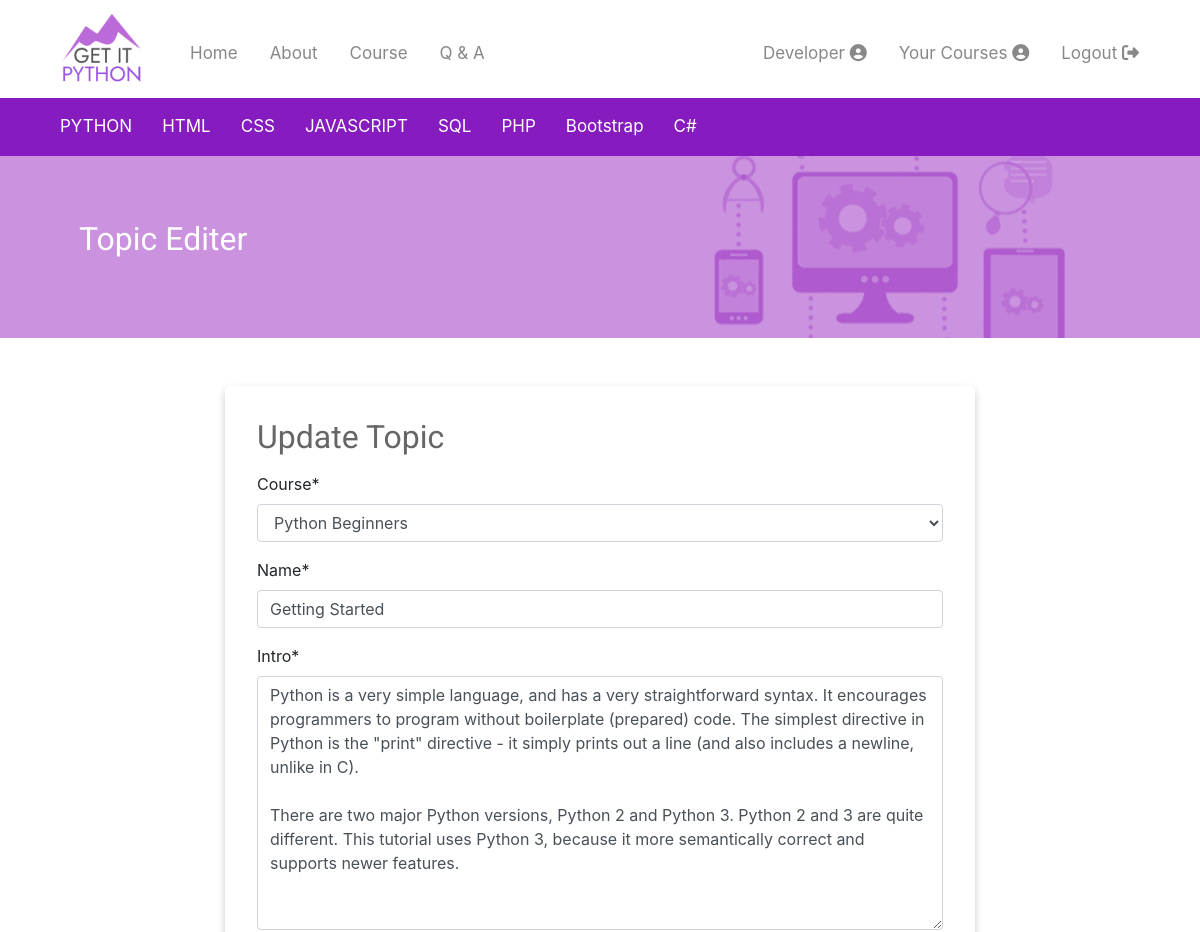
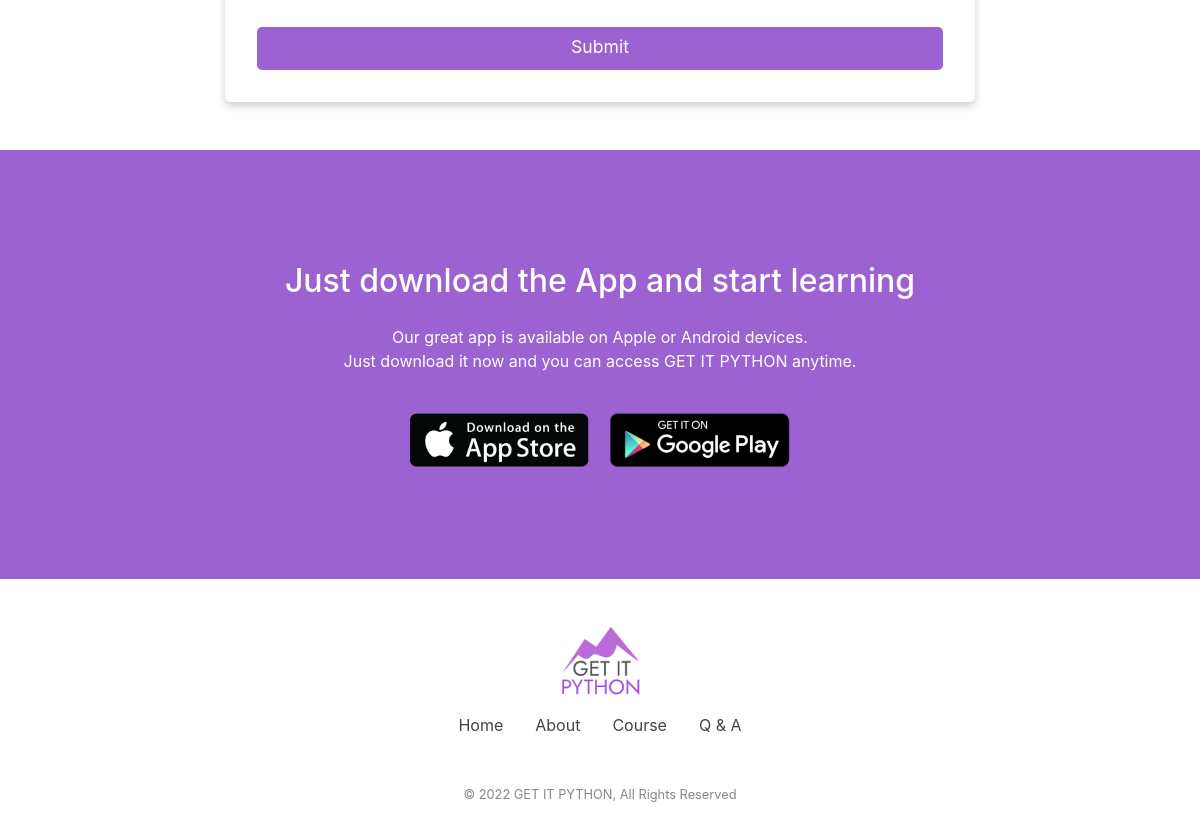
Screenshot of /course/courses/topic/edit/1 (signed in) with the database file from the repository (2 pictures, top to bottom).
### courses/models.py (models this page shows, shortened)
class Topic(models.Model):
    course = models.ForeignKey(Course, on_delete= models.CASCADE)
    name = models.CharField(max_length=50, default="name here...")
    intro = models.TextField(max_length=500, default="intro here...")

class Course(models.Model):
    name = models.CharField(max_length=50)
    whatHeading = models.CharField(max_length=150, default="wHeading here...")
    whatDescription = models.TextField(max_length=500, default="wDescription here...")
    howHeading = models.CharField(max_length=150, default="hHeading here...")
    howDescription = models.TextField(max_length=500, default="hDescription here...")
    price = models.DecimalField(max_digits=10, decimal_places=2, default=10.00)
    template_user_result = models.SmallIntegerField(default=0)
    def __str__(self):
        return self.name

### courses/views.py (the view)
# urls.py: path('courses/topic/edit/<int:pk>', TopicEditDetailView.as_view(), name="topic_edit"),
class TopicEditDetailView(LoginRequiredMixin, PermissionRequiredMixin, UpdateView):
    permission_required = ("courses.change_courses")
    model = Topic
    success_url = "/course/courses/list/"
    fields = ["course", "name", "intro"]

### courses/templates/courses/topic_form.html (shortened to what this page needs)
{% extends 'courses/course_base.html' %}
{% load crispy_forms_tags %}
{% block bootstrap %}
    <link rel="stylesheet" href="https://stackpath.bootstrapcdn.com/bootstrap/4.1.3/css/bootstrap.min.css">
{% endblock bootstrap %}
{% block course_header %}
    <div class="course_header_container">
        <div class="container">
            <div class="course_header_container">
                <div>
                    <h1 class="course_heading_white">Topic Editer</h1>
                </div>
            </div>
        </div>
    </div>
{% endblock course_header %}
{% block course_content %}
    <div class="container">
        <div class="course_form_center">
            <div class="course_form_card">
                <h1 class="forum_form_title">
                    {% if not topic.pk %}
                        Create a new topic
                    {% else%}
                        Update Topic
                    {% endif %}
                </h1>
                <form action="" method="POST" enctype="multipart/form-data">
                    {{ form|crispy }}
                    <button class="reg_button" type="submit">Submit</button>
                </form>
            </div>
        </div>
    </div>
{% endblock course_content %}

### templates/navbar.html (shortened to what this page needs)
{% load static %}
<nav class="container">
    <div class="topnav" id="myTopnav">
        <a href="{% url 'home' %}">
        <image id="logo" src="{% static 'images/getitLogo.png' %}" alt="GET IT PYTHON Logo"></image>
        </a>
        <a id="menu" href="{% url 'home' %}">Home</a>
        <a id="menu" href="{% url 'about' %}">About</a>
        <a id="menu" href="{% url 'course_list' %}">Course</a>
        <a id="menu" href="{% url 'forums:all' %}">Q &amp; A</a>
        {% if user.is_authenticated %}
            <a id="right" href="{% url 'logout' %}"><div class="navbutton">Logout <i class="fas fa-sign-out-alt"></i></div></a>
            <a id="right" href="{% url 'course_list' %}"><div class="navbutton">Your Courses  <i class="fas fa-user-circle"></i></div></a>
            {% for group in user.groups.all %}
                {% if group.name == "Developer" %}
                    <a id="right" href="{% url 'developer' %}"><div class="navbutton">Developer  <i class="fas fa-user-circle"></i></div></a>
                {% endif %}
            {%endfor%}
        {% else %}
            <a id="right" href="{% url 'login' %}"><div class="navbutton">Login  <i class="fas fa-sign-in-alt"></i></div></a>
            <a id="right" href="{% url 'signup' %}"><div class="navbutton">Sign Up  <i class="fas fa-user-plus"></i></div></a>
        {% endif %}
    </div>
</nav>

### static/css/main.css (style rules this page uses)
* { margin: 0; padding: 0; box-sizing: border-box; }
body { font-family: Roboto, Arial, Helvetica, sans-serif; }
a { text-decoration: none; }
.container { padding-right: 15px; padding-left: 15px; margin-right: auto; margin-left: auto; }
button { border: none; border-radius: .3rem; transition-duration: 0.3s; }
nav { padding: 0; }
.topnav { overflow: hidden; background-color: #FFFFFF; }
.topnav a { float: left; display: block; color: #888888; text-align: center; padding: 14px 16px; text-decoration: none; font-size: 17px; }
#logo { padding-right: 1rem; }
#menu { margin-top: 1.7rem; }
#right { float: right; margin-top: 1.7rem; }
@media (min-width: 768px) { .container { width: 750px; } }
@media (min-width: 992px) { .container { width: 970px; } }
@media (min-width: 1200px) { .container { width: 1170px; } }

### static/css/registration.css (style rules this page uses)
.reg_button { width: 100%; height: 2.7rem; font-size: 1.1rem; display: inline-block; color: #FFFFFF; background-color: #9C62D1; margin-top: .8rem; text-align: center; cursor: pointer; border-radius: 5px; padding-bottom: .2rem; }

### static/css/courses.css (style rules this page uses)
.course_header_container { padding: 1rem 0 0 0; background-image: url("/static/images/course_background.png"); background-repeat: no-repeat; background-position: center; background-color: #CA92DF; }
.course_header_container { padding: 2rem; height: auto; }
.course_heading_white { color: #FFFFFF; font-family: Roboto, Arial, Helvetica, sans-serif; font-weight: 400; font-size: 2rem; margin-bottom: 1rem; }
.course_form_center { display: flex; justify-content: center; }
.course_form_card { box-shadow: 0 4px 8px 0 rgba(0, 0, 0, 0.2); transition: 0.3s; margin: 3rem 0; padding: 2rem; min-width: 750px; border-radius: 5px; }

### static/css/forum.css (style rules this page uses)
.forum_form_title { color: #666666; font-family: Roboto, Arial, Helvetica, sans-serif; font-weight: 400; font-size: 2rem; margin-bottom: 1rem; }

### rows the page displays
Topic: course "Python Beginners", intro "Python is a very simple language, and has a very straightforward syntax. It encourages programmers to program without boilerplate (prepared) code. The simplest directive in Python is the \"print\" directive - it simply prints out a line (and also includes a newline, unlike in C). There are two major Python versions, Python 2 and Python 3. Python 2 and 3 are quite different. This tutorial uses Python 3, because it more semantically correct and supports newer features."
Course: name "Getting Started"
